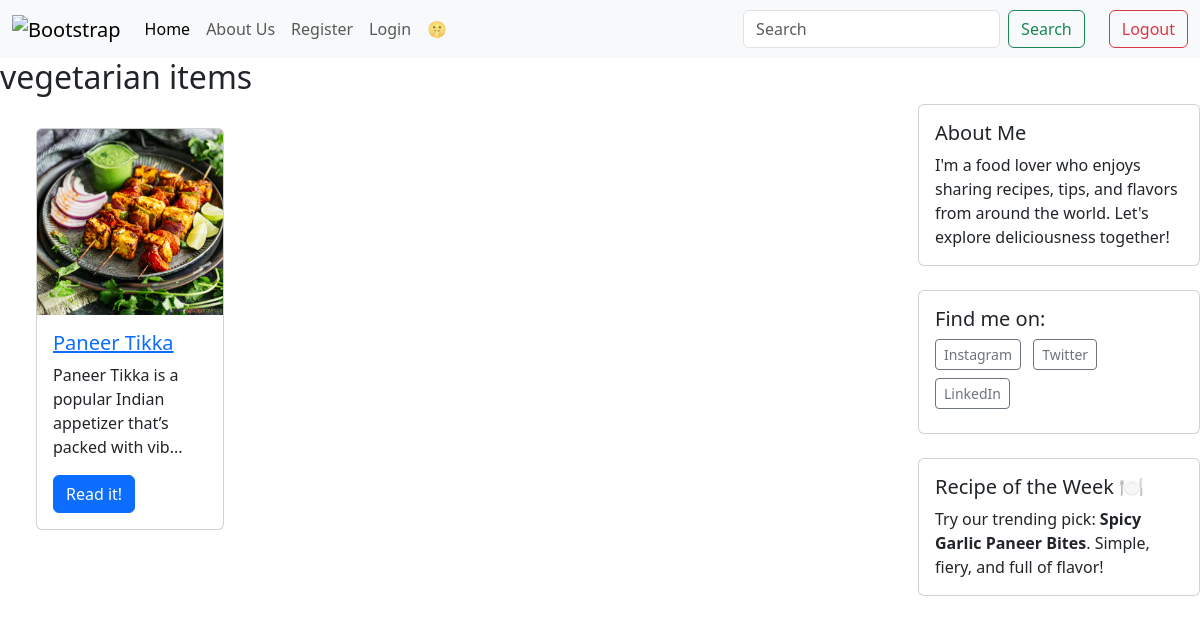
Screenshot of /category/vegetarian/ with the database file from the repository.
### blogapp/models.py (models this page shows, shortened)
class Category(models.Model):
    name = models.CharField(max_length=30)
    class Meta:
        verbose_name_plural = 'Categories'

class Post(models.Model):
    title = models.CharField(max_length=255)
    body = models.TextField(default='nada')
    created_on = models.DateTimeField(auto_now_add=True)
    last_modified = models.DateTimeField(auto_now=True)
    categories = models.ManyToManyField("Category", related_name="posts")
    image = models.ImageField(upload_to='post_images/', blank=True, null=True)

### blogapp/views.py (the view)
# urls.py: path("category/<category>/", views.blog_category, name="blog_category"),
def blog_category(request, category):
    posts = Post.objects.filter(categories__name__contains=category).order_by("-created_on")
    context = {
        "category": category,
        "posts": posts,
    }
    return render(request, "blogapp/category.html", context)

### blogapp/templates/blogapp/category.html
{% extends "blogapp/index.html" %}
{% block page_title %}
    <h2>
      {{category}} items
    </h2>
{% endblock page_title %}

### blogapp/templates/blogapp/index.html (shortened to what this page needs)
<!DOCTYPE html>
<html lang="en">
<head>
    <link href="https://cdn.jsdelivr.net/npm/bootstrap@5.3.3/dist/css/bootstrap.min.css" rel="stylesheet">
</head>
<body>
<nav class="navbar navbar-expand-lg bg-body-tertiary">
    <div class="container-fluid">
      <a class="navbar-brand" href="/">
        <img src="https://cdn.vectorstock.com/i/500p/89/68/abstract-logo-of-a-cafe-or-restaurant-spoon-vector-17248968.jpg" alt="Bootstrap" width="60" height="60">
      </a>
      <div class="collapse navbar-collapse" id="navbarSupportedContent">
        <ul class="navbar-nav me-auto mb-2 mb-lg-0">
          <li class="nav-item">
            <a class="nav-link active" aria-current="page" href="/">Home</a>
          </li>
          <li class="nav-item">
            <a class="nav-link" href="/about/">About Us</a>
          </li>
          <li class="nav-item">
            <a class="nav-link" href="/register/">Register</a>
          </li>
          <li class="nav-item">
            <a class="nav-link" href="/login/">Login</a>
          </li>
          <li class="nav-item">
            <a class="nav-link" href="/exclusive/">🤫</a>
          </li>
        </ul>
        <form class="d-flex" role="search" action="{% url 'blog_search' %}" method="get">
          <input class="form-control me-2" name="query" type="search" placeholder="Search" aria-label="Search">
          <button class="btn btn-outline-success" type="submit">Search</button>
        </form>
        <form class="ms-4" action="{% url 'blog_logout'%}" method="post">
            <button class="btn btn-outline-danger">Logout</button>
        </form>
      </div>
    </div>
  </nav>
{% block page_title %}
{% load static %}
{% endblock page_title %}
{% block page_content %}
    {% block posts %}
    <div class='row'>
    <div class='col-md-9'>
    <div class="card-deck row m-4">
        {% for post in posts %}
            <div class="col-md-3 mb-4">
                <div class="card">
                    {% if post.image %}
                        <img src="{{ post.image.url }}" class="card-img-top img-fluid" alt="Post Image">
                    {% else %}
                        <img src="path/to/default-image.jpg" class="card-img-top img-fluid" alt="Default Image">
                    {% endif %}
                    <div class="card-body">
                        <h5 class="card-title">
                            <a href="{% url 'blog_detail' post.pk %}">{{ post.title }}</a>
                        </h5>
                        <p class="card-text">{{ post.body | slice:":65" }}...</p>
                        <a href="{% url 'blog_detail' post.pk %}" class="btn btn-primary">Read it!</a>
                    </div>
                </div>
            </div>
        {% endfor %}
          </div>
      </div>
    <div class="col-md-3 mb-4">
      {% include "partials/sidebar.html" %}
    </div>
    </div>
    {% endblock %}
{% endblock page_content %}
</body>
</html>

### rows the page displays
Category: name "vegetarian"
Post: image (picture), title "Paneer Tikka", body "Paneer Tikka is a popular Indian appetizer that’s packed with vib"
